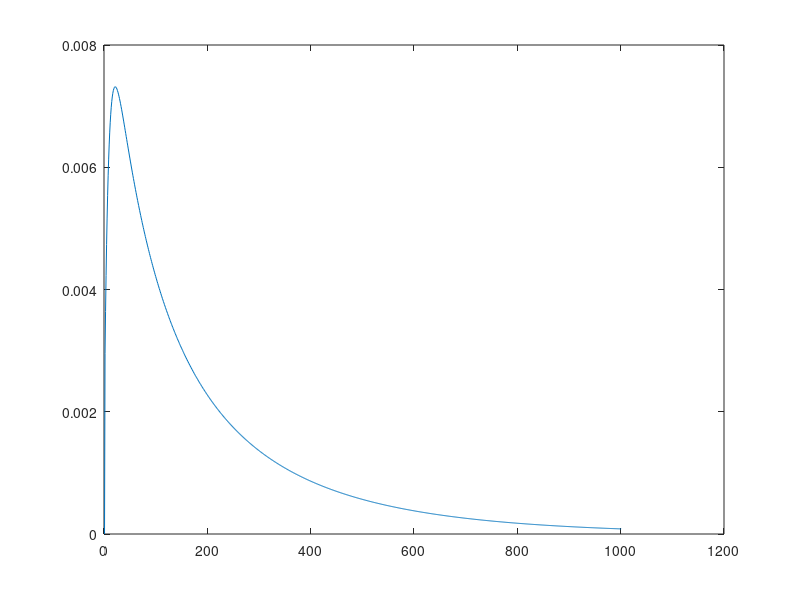

The MATLAB source for this figure:
%ode

n = 3;
k = 1;
delta_t = 0.001;

A_ode=[];
B_ode=[];

time=1/delta_t;

for m=1:time
    if m==1
        A_ode(m)=1;
        B_ode(m)=0;
    end
    
    A_ode(m+1)=A_ode(m)+delta_t*((-(n*k)*(A_ode(m))^n)+(n*k*B_ode(m)));
    B_ode(m+1)=B_ode(m)+delta_t*((k*(A_ode(m))^n)-(k*B_ode(m)));
    
    
end
B_ode


%pde

delta_x=0.1;
space=1/delta_x;
d=1;


A_pde=zeros(time,space);
B_pde=zeros(time,space);
average_B=[];

A_initial=rand(space,1);

B_pde(1,:)=0;
A_pde(1,:)=A_initial/sum(A_initial);
xmax=space;

for x=1:space
    
    for m=1:time
        
        if x==1
            second_term=A_pde(m,xmax);
            A_pde(m+1,x)=A_pde(m,x)+delta_t*((d*((A_pde(m,x+1))+second_term-2*(A_pde(m,x)))/((delta_x)^2))+(-(n*k)*(A_pde(m,x))^n)+(n*k*B_pde(m,x)));
            B_pde(m+1,x)=B_pde(m,x)+delta_t*((d*((B_pde(m,x+1))+second_term-2*(B_pde(m,x)))/((delta_x)^2))+(k*(A_ode(m))^n)-(k*B_ode(m)));
        end
        
        if x==space
            A_pde(m,x+1)=A_pde(m,1);
            B_pde(m,x+1)=B_pde(m,1);
            
        end
        
        if x>1 
            A_pde(m+1,x)=A_pde(m,x)+delta_t*((d*((A_pde(m,x+1))+(A_pde(m,x-1))-2*(A_pde(m,x)))/((delta_x)^2))+(-(n*k)*(A_pde(m,x))^n)+(n*k*B_pde(m,x)));
            B_pde(m+1,x)=B_pde(m,x)+delta_t*((d*((B_pde(m,x+1))+(B_pde(m,x-1))-2*(B_pde(m,x)))/((delta_x)^2))+(k*(A_ode(m))^n)-(k*B_ode(m)));
        end
          
    end  
    
end
    
 B_over_time=transpose(mean(B_pde,2))   
 plot(B_over_time)




